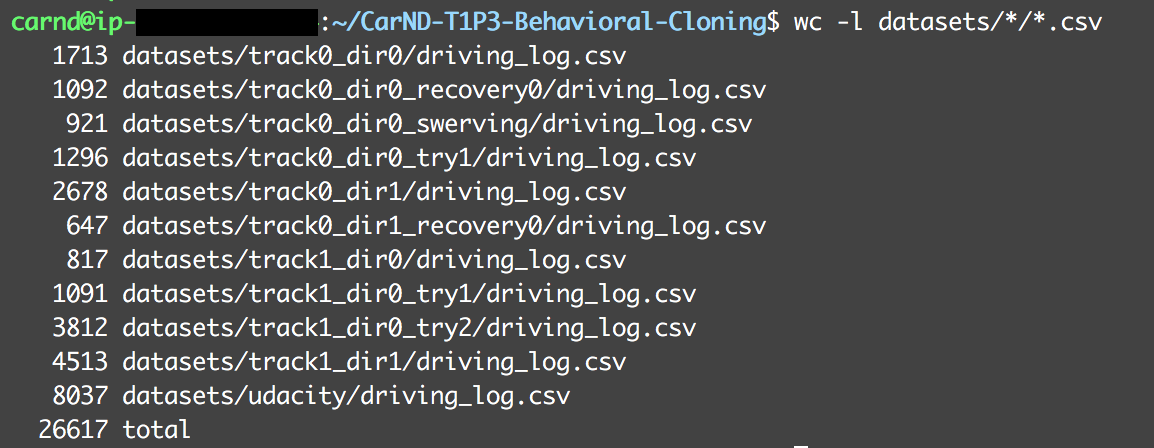
#> input picture writeup_report/datasets.png, 1154 x 448 px
$ python dataset_flip.py writeup_report/datasets.png out.png
#> lines starting #> are read from the running program, lines starting #| are printed output that depends on the picture
import cv2
import numpy as np
import sys

img = cv2.imread(sys.argv[1])
#> img is the input picture: shape (448, 1154, 3); mean B, G, R 79.9, 79.9, 79.1
print(img.shape)
#| (448, 1154, 3)

flipped = np.fliplr(img)
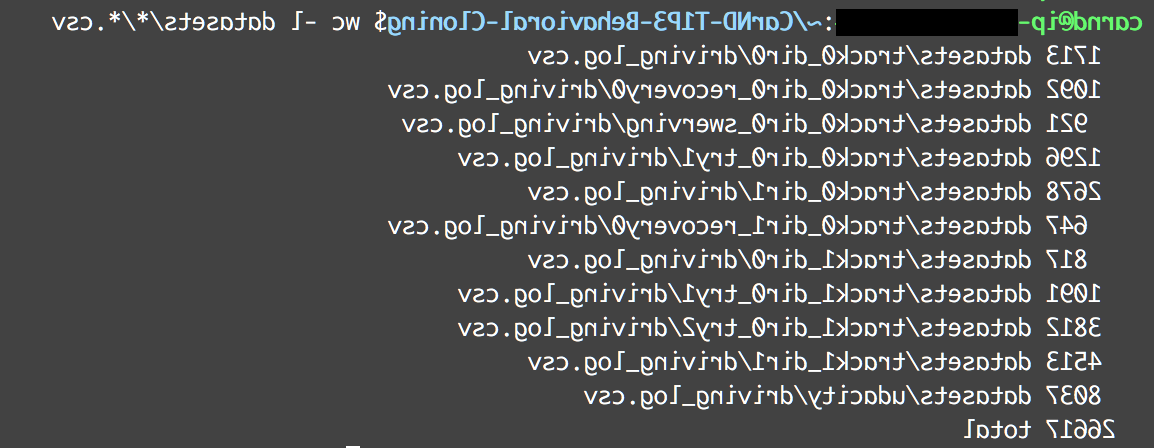
#> flipped: shape (448, 1154, 3); mean B, G, R 79.9, 79.9, 79.1
cv2.imwrite(sys.argv[2], flipped)
